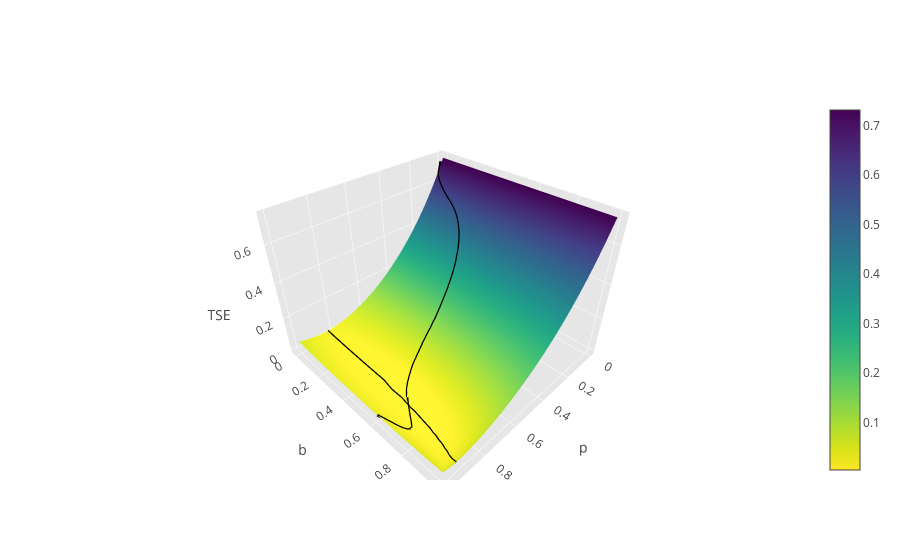

The cell this chart's notebook holds for it:
### Markdown cell above
#### Sensitivity Plots (Figure 3)

### Code cell
x_min = []
y_min = []
z_min = []
g_min = sys.float_info.max

for i in range(grid.shape[0]):
    _z_min = sys.float_info.max
    for j in range(grid.shape[1]):
        if grid[i][j] < _z_min:
            _z_min = grid[i][j]
            _x_min = i
            _y_min = j
            
    count_min = 0
    for j in range(grid.shape[1]):
        if grid[i][j] == _z_min:
            count_min += 1
    
    if count_min == 1:
        x_min.append(_x_min/res)
        y_min.append(_y_min/res)
        z_min.append(_z_min)
        g_min = _z_min
        
x_min_p = x_min
y_min_p = y_min
z_min_p = z_min
g_min_p = g_min

x_min = []
y_min = []
z_min = []
g_min = sys.float_info.max

for j in range(grid.shape[0]):
    _z_min = sys.float_info.max
    for i in range(grid.shape[1]):
        if grid[i][j] < _z_min:
            _z_min = grid[i][j]
            _x_min = i
            _y_min = j
            
    count_min = 0
    for i in range(grid.shape[1]):
        if grid[i][j] == _z_min:
            count_min += 1
    
    if count_min == 1:# and _z_min < g_min:
        x_min.append(_x_min/res)
        y_min.append(_y_min/res)
        z_min.append(_z_min)
        g_min = _z_min

x_min_b = x_min
y_min_b = y_min
z_min_b = z_min
g_min_b = g_min

data = [
    go.Surface(x=np.linspace(0, 1, res+1), y=np.linspace(0, 1, res+1), z=grid.values, 
               colorscale='Viridis', reversescale=True),
    go.Scatter3d(x=signal.savgol_filter(x_min_p, 7, 1), y=signal.savgol_filter(y_min_p, 7, 1), z=z_min_p, 
                     mode='lines',
                     line=dict(color='black', width=5),
                     showlegend=False),
    go.Scatter3d(x=signal.savgol_filter(x_min_b, 7, 1), y=signal.savgol_filter(y_min_b, 7, 1), z=z_min_b, 
                     mode='lines',
                     line=dict(color='black', width=5),
                     showlegend=False)]

layout = go.Layout(
    scene=dict(
        xaxis=dict(title='p', showbackground=True, backgroundcolor='rgb(230, 230,230)', gridcolor='rgb(255, 255, 255)', zerolinecolor='rgb(255, 255, 255)'),
        yaxis=dict(title='b', showbackground=True, backgroundcolor='rgb(230, 230,230)', gridcolor='rgb(255, 255, 255)', zerolinecolor='rgb(255, 255, 255)'),
        zaxis=dict(title='TSE', showbackground=True, backgroundcolor='rgb(230, 230,230)', gridcolor='rgb(255, 255, 255)', zerolinecolor='rgb(255, 255, 255)')))

fig = go.Figure(data=data, layout=layout)
iplot(fig)
